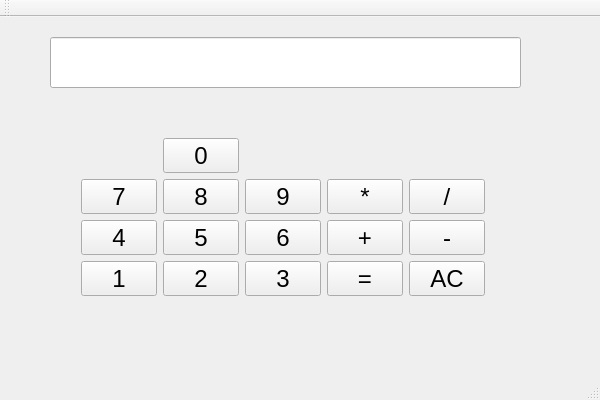
<?xml version="1.0" encoding="UTF-8"?>
<ui version="4.0">
 <class>CalculatorPPClass</class>
 <widget class="QMainWindow" name="CalculatorPPClass">
  <property name="geometry">
   <rect>
    <x>0</x>
    <y>0</y>
    <width>600</width>
    <height>400</height>
   </rect>
  </property>
  <property name="windowTitle">
   <string>CalculatorPP</string>
  </property>
  <widget class="QWidget" name="centralWidget">
   <widget class="QLineEdit" name="display">
    <property name="geometry">
     <rect>
      <x>50</x>
      <y>20</y>
      <width>471</width>
      <height>51</height>
     </rect>
    </property>
    <property name="font">
     <font>
      <pointsize>20</pointsize>
     </font>
    </property>
   </widget>
   <widget class="QWidget" name="gridLayoutWidget">
    <property name="geometry">
     <rect>
      <x>70</x>
      <y>110</y>
      <width>426</width>
      <height>180</height>
     </rect>
    </property>
    <layout class="QGridLayout" name="gridLayout">
     <item row="3" column="4">
      <widget class="QPushButton" name="btn3">
       <property name="font">
        <font>
         <pointsize>18</pointsize>
        </font>
       </property>
       <property name="text">
        <string>3</string>
       </property>
      </widget>
     </item>
     <item row="2" column="2">
      <widget class="QPushButton" name="btn4">
       <property name="font">
        <font>
         <pointsize>18</pointsize>
        </font>
       </property>
       <property name="text">
        <string>4</string>
       </property>
      </widget>
     </item>
     <item row="2" column="6">
      <widget class="QPushButton" name="btnSubtraction">
       <property name="font">
        <font>
         <pointsize>18</pointsize>
        </font>
       </property>
       <property name="text">
        <string>-</string>
       </property>
      </widget>
     </item>
     <item row="3" column="2">
      <widget class="QPushButton" name="btn1">
       <property name="font">
        <font>
         <pointsize>18</pointsize>
        </font>
       </property>
       <property name="text">
        <string>1</string>
       </property>
      </widget>
     </item>
     <item row="3" column="5">
      <widget class="QPushButton" name="btnEquals">
       <property name="font">
        <font>
         <pointsize>18</pointsize>
        </font>
       </property>
       <property name="text">
        <string>=</string>
       </property>
      </widget>
     </item>
     <item row="1" column="3">
      <widget class="QPushButton" name="btn8">
       <property name="font">
        <font>
         <pointsize>18</pointsize>
        </font>
       </property>
       <property name="text">
        <string>8</string>
       </property>
      </widget>
     </item>
     <item row="3" column="3">
      <widget class="QPushButton" name="btn2">
       <property name="font">
        <font>
         <pointsize>18</pointsize>
        </font>
       </property>
       <property name="text">
        <string>2</string>
       </property>
      </widget>
     </item>
     <item row="2" column="5">
      <widget class="QPushButton" name="btnPlus">
       <property name="font">
        <font>
         <pointsize>18</pointsize>
        </font>
       </property>
       <property name="text">
        <string>+</string>
       </property>
      </widget>
     </item>
     <item row="1" column="5">
      <widget class="QPushButton" name="btnMultiply">
       <property name="font">
        <font>
         <pointsize>18</pointsize>
        </font>
       </property>
       <property name="text">
        <string>*</string>
       </property>
      </widget>
     </item>
     <item row="1" column="4">
      <widget class="QPushButton" name="btn9">
       <property name="font">
        <font>
         <pointsize>18</pointsize>
        </font>
       </property>
       <property name="text">
        <string>9</string>
       </property>
      </widget>
     </item>
     <item row="2" column="3">
      <widget class="QPushButton" name="btn5">
       <property name="font">
        <font>
         <pointsize>18</pointsize>
        </font>
       </property>
       <property name="text">
        <string>5</string>
       </property>
      </widget>
     </item>
     <item row="1" column="6">
      <widget class="QPushButton" name="btnDivide">
       <property name="font">
        <font>
         <pointsize>18</pointsize>
        </font>
       </property>
       <property name="text">
        <string>/</string>
       </property>
      </widget>
     </item>
     <item row="1" column="2">
      <widget class="QPushButton" name="btn7">
       <property name="font">
        <font>
         <pointsize>18</pointsize>
        </font>
       </property>
       <property name="text">
        <string>7</string>
       </property>
      </widget>
     </item>
     <item row="2" column="4">
      <widget class="QPushButton" name="btn6">
       <property name="font">
        <font>
         <pointsize>18</pointsize>
        </font>
       </property>
       <property name="text">
        <string>6</string>
       </property>
      </widget>
     </item>
     <item row="3" column="6">
      <widget class="QPushButton" name="btnReset">
       <property name="font">
        <font>
         <pointsize>18</pointsize>
        </font>
       </property>
       <property name="text">
        <string>AC</string>
       </property>
      </widget>
     </item>
     <item row="0" column="3">
      <widget class="QPushButton" name="btn0">
       <property name="font">
        <font>
         <pointsize>18</pointsize>
        </font>
       </property>
       <property name="text">
        <string>0</string>
       </property>
      </widget>
     </item>
    </layout>
   </widget>
  </widget>
  <widget class="QMenuBar" name="menuBar">
   <property name="geometry">
    <rect>
     <x>0</x>
     <y>0</y>
     <width>600</width>
     <height>21</height>
    </rect>
   </property>
  </widget>
  <widget class="QToolBar" name="mainToolBar">
   <attribute name="toolBarArea">
    <enum>TopToolBarArea</enum>
   </attribute>
   <attribute name="toolBarBreak">
    <bool>false</bool>
   </attribute>
  </widget>
  <widget class="QStatusBar" name="statusBar"/>
 </widget>
 <layoutdefault spacing="6" margin="11"/>
 <resources>
  <include location="CalculatorPP.qrc"/>
 </resources>
 <connections/>
</ui>
